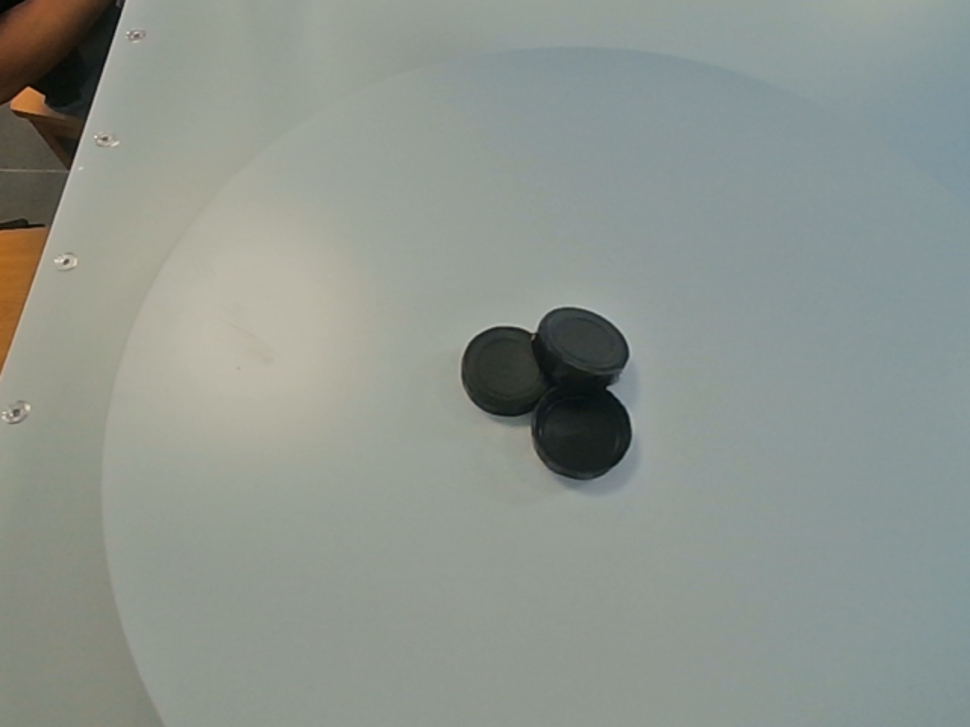
#> input picture image-process-code/image/source/14_27_40.png, 970 x 727 px, shrunk from 1920 x 1440 before the run
$ python enhancement.py
#> lines starting #> are read from the running program, lines starting #| are printed output that depends on the picture
import cv2
import matplotlib.pyplot as plt

# img_path = 'image/source/14_24_20.png'
# img_path = 'image/source/14_25_26.png'
img_path = 'image/source/14_27_40.png'

img = cv2.imread(img_path)
#> img is the input picture: shape (727, 970, 3); mean B, G, R 141.9, 149, 142.1

# 转换为灰度图
img = cv2.cvtColor(img, cv2.COLOR_BGR2GRAY)
#> img: shape (727, 970)

# 直方图均衡化
img_after = cv2.equalizeHist(img)
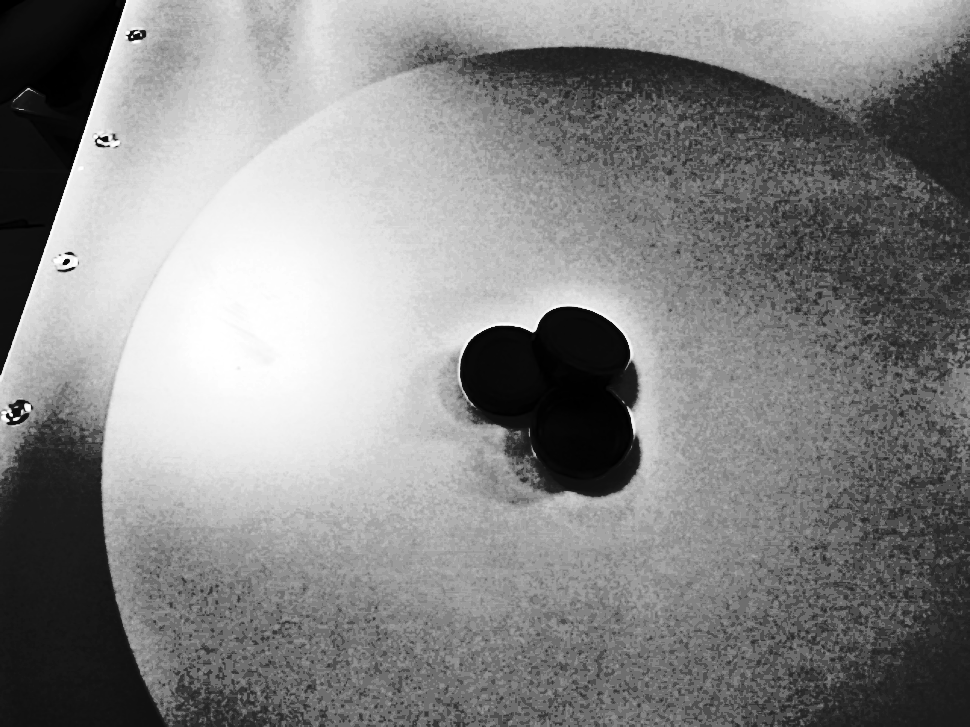
#> img_after: shape (727, 970); min 0, max 255, mean 133.6

plt.suptitle('Image Enhancement')
# 显示变换前后的变化
plt.subplot(1, 2, 1)
plt.imshow(cv2.cvtColor(img, cv2.COLOR_BGR2RGB))
plt.title('Original')

plt.subplot(1, 2, 2)
plt.imshow(img_after, cmap='gray')
plt.title('Enhancement')

plt.tight_layout()
plt.show()
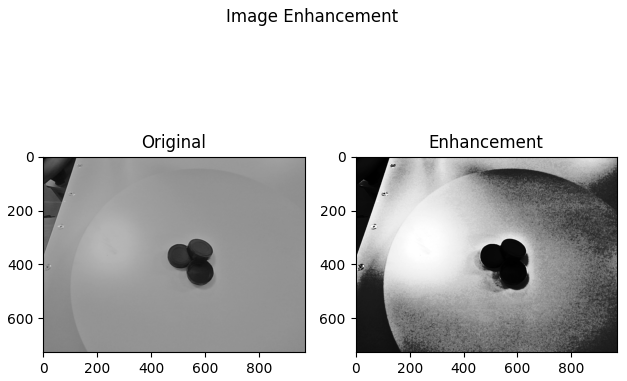
#> figure drawn by matplotlib, 2 panels
